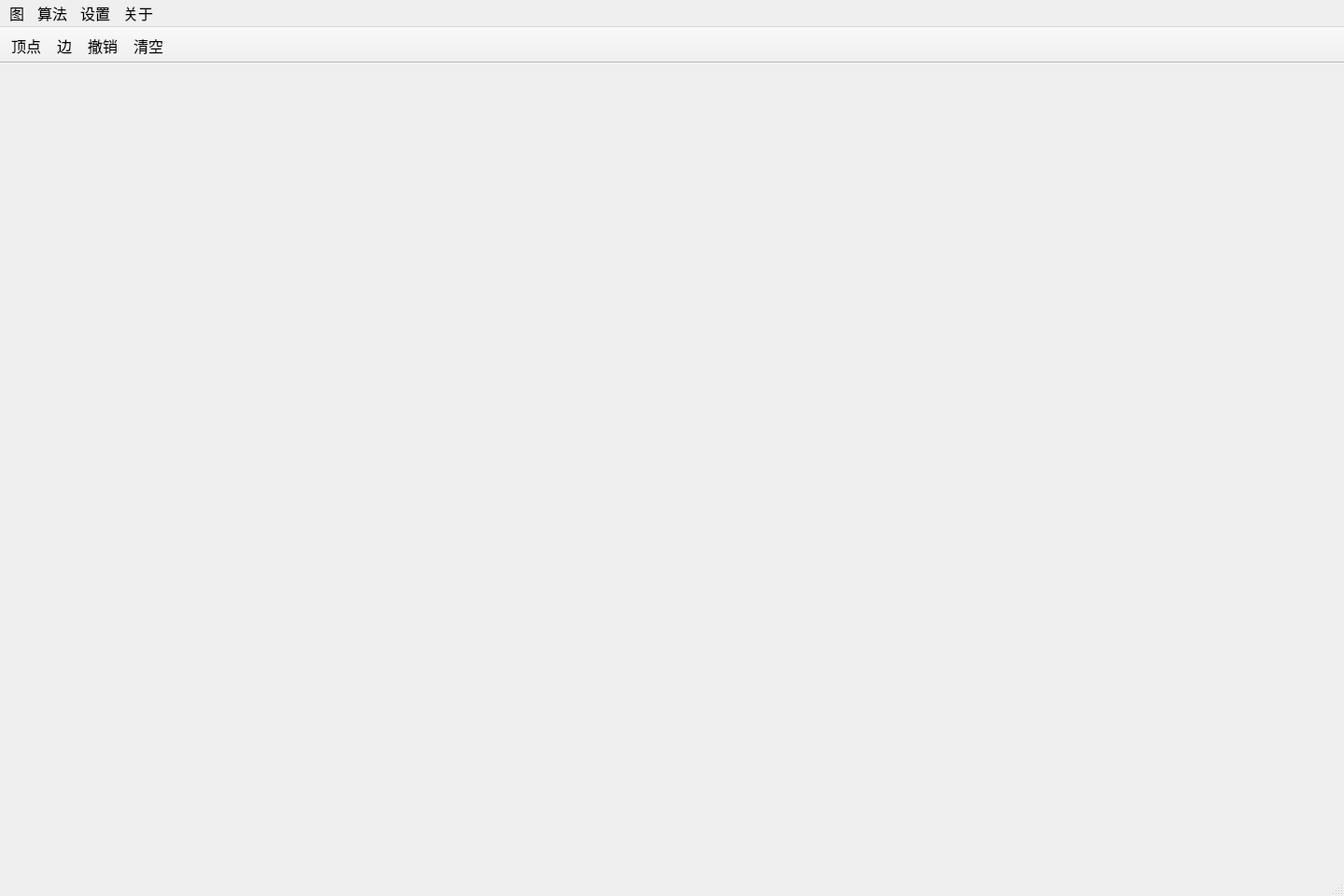
<?xml version="1.0" encoding="UTF-8"?>
<ui version="4.0">
 <class>MainWindow</class>
 <widget class="QMainWindow" name="MainWindow">
  <property name="geometry">
   <rect>
    <x>0</x>
    <y>0</y>
    <width>1440</width>
    <height>960</height>
   </rect>
  </property>
  <property name="minimumSize">
   <size>
    <width>1440</width>
    <height>960</height>
   </size>
  </property>
  <property name="maximumSize">
   <size>
    <width>1440</width>
    <height>960</height>
   </size>
  </property>
  <property name="font">
   <font>
    <family>Microsoft YaHei</family>
    <pointsize>12</pointsize>
   </font>
  </property>
  <property name="windowTitle">
   <string>MainWindow</string>
  </property>
  <widget class="QWidget" name="centralWidget"/>
  <widget class="QMenuBar" name="menuBar">
   <property name="geometry">
    <rect>
     <x>0</x>
     <y>0</y>
     <width>1440</width>
     <height>19</height>
    </rect>
   </property>
   <widget class="QMenu" name="menu">
    <property name="title">
     <string>设置</string>
    </property>
    <addaction name="changeEdgeValue"/>
   </widget>
   <widget class="QMenu" name="menu_2">
    <property name="title">
     <string>图</string>
    </property>
    <addaction name="load1"/>
    <addaction name="load2"/>
    <addaction name="load3"/>
    <addaction name="load4"/>
    <addaction name="load5"/>
    <addaction name="load6"/>
    <addaction name="load7"/>
   </widget>
   <widget class="QMenu" name="menu_3">
    <property name="title">
     <string>关于</string>
    </property>
   </widget>
   <widget class="QMenu" name="menu_4">
    <property name="title">
     <string>算法</string>
    </property>
    <addaction name="actiondfs"/>
    <addaction name="actionbfs"/>
   </widget>
   <addaction name="menu_2"/>
   <addaction name="menu_4"/>
   <addaction name="menu"/>
   <addaction name="menu_3"/>
  </widget>
  <widget class="QStatusBar" name="statusBar"/>
  <widget class="QToolBar" name="mainToolBar">
   <property name="font">
    <font>
     <family>Microsoft YaHei</family>
     <pointsize>12</pointsize>
    </font>
   </property>
   <property name="movable">
    <bool>false</bool>
   </property>
   <property name="floatable">
    <bool>false</bool>
   </property>
   <attribute name="toolBarArea">
    <enum>TopToolBarArea</enum>
   </attribute>
   <attribute name="toolBarBreak">
    <bool>false</bool>
   </attribute>
   <addaction name="createVertex"/>
   <addaction name="createEdge"/>
   <addaction name="withdrawDraw"/>
   <addaction name="clearDraw"/>
  </widget>
  <action name="createVertex">
   <property name="icon">
    <iconset resource="src.qrc">
     <normaloff>:/icon/icon/vertex.png</normaloff>:/icon/icon/vertex.png</iconset>
   </property>
   <property name="text">
    <string>顶点</string>
   </property>
  </action>
  <action name="createEdge">
   <property name="icon">
    <iconset resource="src.qrc">
     <normaloff>:/icon/icon/edge.png</normaloff>:/icon/icon/edge.png</iconset>
   </property>
   <property name="text">
    <string>边</string>
   </property>
  </action>
  <action name="animation">
   <property name="text">
    <string>Let's Go!</string>
   </property>
  </action>
  <action name="changeEdgeValue">
   <property name="text">
    <string>显示边权</string>
   </property>
  </action>
  <action name="load1">
   <property name="text">
    <string>1</string>
   </property>
  </action>
  <action name="load2">
   <property name="text">
    <string>2</string>
   </property>
  </action>
  <action name="load3">
   <property name="text">
    <string>3</string>
   </property>
  </action>
  <action name="load4">
   <property name="text">
    <string>4</string>
   </property>
  </action>
  <action name="load5">
   <property name="text">
    <string>5</string>
   </property>
  </action>
  <action name="load6">
   <property name="text">
    <string>6</string>
   </property>
  </action>
  <action name="load7">
   <property name="text">
    <string>7</string>
   </property>
  </action>
  <action name="actiondfs">
   <property name="text">
    <string>dfs</string>
   </property>
  </action>
  <action name="actionbfs">
   <property name="text">
    <string>bfs</string>
   </property>
  </action>
  <action name="showDraw">
   <property name="icon">
    <iconset resource="src.qrc">
     <normaloff>:/icon/icon/show.png</normaloff>:/icon/icon/show.png</iconset>
   </property>
   <property name="text">
    <string>画板</string>
   </property>
  </action>
  <action name="clearDraw">
   <property name="icon">
    <iconset resource="src.qrc">
     <normaloff>:/icon/icon/clear.png</normaloff>:/icon/icon/clear.png</iconset>
   </property>
   <property name="text">
    <string>清空</string>
   </property>
  </action>
  <action name="withdrawDraw">
   <property name="icon">
    <iconset resource="src.qrc">
     <normaloff>:/icon/icon/withdraw.png</normaloff>:/icon/icon/withdraw.png</iconset>
   </property>
   <property name="text">
    <string>撤销</string>
   </property>
  </action>
 </widget>
 <layoutdefault spacing="6" margin="11"/>
 <resources>
  <include location="src.qrc"/>
 </resources>
 <connections/>
</ui>
